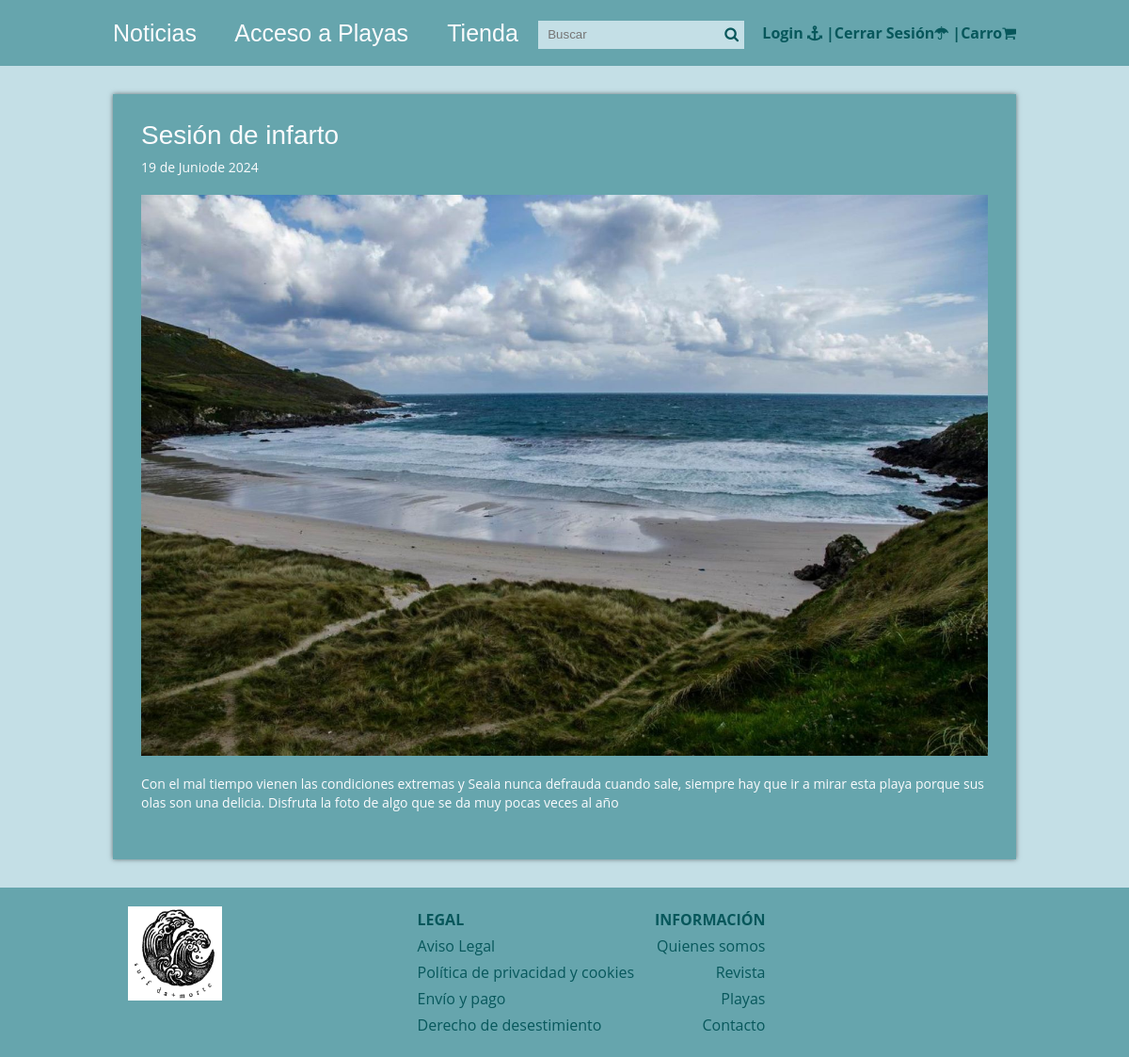
Page /single.php?id=1 on the committed database.
### tables this page shows
CREATE TABLE IF NOT EXISTS Articulos (
    id INT AUTO_INCREMENT PRIMARY KEY,
    titulo VARCHAR(255) NOT NULL,
    extracto TEXT,
    fecha TIMESTAMP DEFAULT CURRENT_TIMESTAMP,
    text TEXT,
    thumb VARCHAR(255),  
    CodCategoria INT,
    FOREIGN KEY (CodCategoria) REFERENCES Categorias_Articulos(CodCategoria)
);

### single.php (called while the page is built, shortened)
<?php
require 'admin/config.php';
require 'functions.php';
$conexion = conexion($bd_config);
$id_articulo = id_articulo($_GET['id']);
$post = obtener_post_por_id($conexion, $id_articulo);
$post = $post[0];
require 'views/single.view.php';
?>

### functions.php (called while the page is built, shortened)
<?php
function limpiarDatos($datos){
    $datos = trim($datos);
     $datos = stripslashes($datos);
     $datos = htmlspecialchars($datos);
     return $datos;
}
function id_articulo($id){
    return (int)limpiarDatos($id);
}
function obtener_post_por_id($conexion, $id){
    $resultado = $conexion->query("SELECT * FROM articulos WHERE id = $id LIMIT 1");
    $resultado = $resultado->fetchAll();
    return ($resultado) ? $resultado : false;
}
function fecha($fecha){
    $timestamp = strtotime($fecha);
    $meses = ['Enero', 'Febrero', 'Marzo', 'Abril', 'Mayo', 'Junio', 'Julio', 'Agosto', 'Septiembre', 'Octubre', 'Noviembre', 'Diciembre'];
    $dia = date('d', $timestamp);
    $mes = date('m', $timestamp) - 1;
    $year = date('Y', $timestamp);
    $fecha = "$dia de " .$meses[$mes] . "de $year";
    return $fecha;
}
?>

### views/single.view.php (the view)
<?php require 'header.php'; ?>
    <div class="contenedor">
        <div class="post">
            <article>
                <h2 class="titulo"><?php  echo $post['titulo']; ?></h2>
                <p class="fecha"><?php  echo fecha($post['fecha']); ?></p>
                <div class="thumb">
                    <img src="<?php echo RUTA; ?>/imagenes/<?php  echo $post['thumb']; ?>"
                    alt="<?php  echo $post['thumb']; ?>">
                </div>
                <p class="extracto"><?php echo nl2br($post['text' ]); ?></p>
            </article>
        </div>
    </div>
    <?php  require 'footer.php' ; ?>

### css/estilos.css (style rules this page uses)
:root { --color4: #003b46; --color2: #07575b; --color3: #66a5ad; --color1: #c4dfe6; --color5: #fbfbfd; }
* { margin: 0; padding: 0; -webkit-box-sizing: border-box; -moz-box-sizing: border-box; box-sizing: border-box; }
body { font-size: 16px; font-family: 'Open Sans', sans-serif; background: var(--color1); color: var(--color2); margin: 0; }
.contenedor { max-width: 1000px; width: 80%; margin: auto; position: relative; }
.post { width: 100%; background: var(--color3); box-shadow: 0px 0px 5px rgba(0,0,0, .5); margin-bottom: 30px; padding: 30px; color: var(--color5); }
.post article .titulo { font-family: "Oswald", Arial, Sans-serif; font-size: 28px; font-weight: normal; line-height: 28px; margin-bottom: 10px; }
.post article .fecha { color: var(--color5); font-size: 14px; margin-bottom: 20px; }
.post article .thumb { margin-bottom: 20px; }
.post article .thumb img { vertical-align: top; width: 100%; }
.post article .extracto { font-size: 14px; line-height: 20px; margin-bottom: 20px; }

### css/views.css (style rules this page uses)
:root { --color3: #66a5ad; --color2: #07575b; --color4: #66a5ad; --color1: #c4dfe6; --color5: #fbfbfd; }

### rows in the picture
articulos: titulo "Sesión de infarto", fecha "19 de Juniode 2024", thumb (picture), text "Con el mal tiempo vienen las condiciones extremas y Seaia nunca defrauda cuando sale, siempre hay que ir a mirar esta playa porque sus olas son una delicia. Disfruta la foto de algo que se da muy pocas veces al año"
